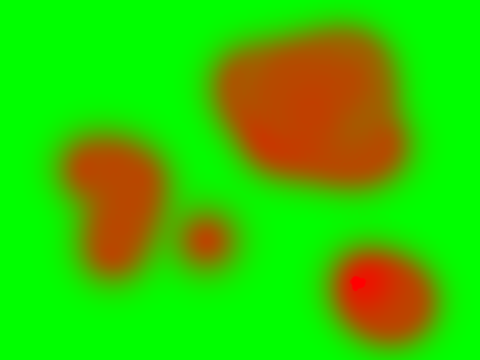
%> input picture P9Condensation/abstract.png, 480 x 360 px
$ octave --eval "result = Practical9a;"   (GNU Octave 9; MATLAB toolbox functions it lacks are replaced by stand-ins)
%> lines starting %> are read from the running program, lines starting %| are printed output that depends on the picture
function r = Practical9a
% Overall, you should learn how to use the Condensation algorithm in this
% practical.
%
% Part a: Factored Sampling
% This part is mostly illustrative, so you just have a few TODO's.
% Condensation is actually Factored Sampling, but applied iteratively to
% a sequence of observations, and incorporating a motion model. So here,
% time will essentially stand still: given a SINGLE set of "observations",
% can you estimate the posterior probabilities?
% Observations will be simulated: The real 2D distribution we would like
% to estimate is the red channel of an abstract image (provided). But
% pretend you can't look at the whole image, and can only take measurements
% here and there.
% Below, you have the code for factored sampling, but note the comment
% "Loop from here". Looping will only be needed in Part b because we will have a
% changing state, so each loop will advance from t to t+1. Here, you can
% abuse factored sampling a little, and loop "in place". If time were
% advancing and you had a real motion model, that would be Condensation.
% Observe: when you do this factored REsampling, more of the particles
% should be landing near the peaks in the distribution.


img = double(imread( 'abstract.png' ));
MeasurementsComprehensive = img(:,:,1);
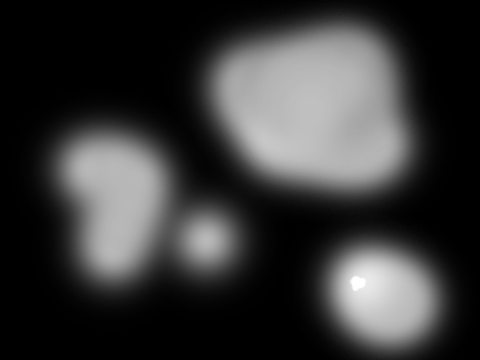
%> MeasurementsComprehensive: size 360x480 double; min 0, max 255, mean 55.5
imagesc(MeasurementsComprehensive/255)
colormap(gray);
[imgHeight, imgWidth, colors] = size( img );
%> imgHeight = 360; imgWidth = 480; colors = 3

numParticles = 50;
weight_of_samples = ones(numParticles,1);

% TO DO: normalize the weights (may be trivial this time)
weight_of_samples = weight_of_samples / sum(weight_of_samples);

% Initialize which samples from "last time" we want to propagate: all of
% them!:
samples_to_propagate = [1:numParticles]';


numDims_w = 2;
% Here we randomly initialize some particles throughout the space of w.
% The positions of such particles are quite close to the known initial
% position:
particles_old = rand( numParticles, numDims_w);
particles_old(:,1) = particles_old(:,1) * imgHeight;
particles_old(:,2) = particles_old(:,2) * imgWidth;

hImg = figure;
hSamps = figure;


iTime = 0;
% $$$$$$$$$$$$$$$$$$$$$$$$$$$$$$$$$$$$$$$$$$$$$$$$$$$$$$$$$$$$$$$$$$
% $$$$$$$$$$$$$$$$$$$$$$$$$$$$$$$$$$$$$$$$$$$$$$$$$$$$$$$$$$$$$$$$$$
% After going through the following code once, you can
%       "Loop from here", to the bottom, to see what factored REsampling
%       would look like.
iTime = iTime + 1;

% TO DO: compute the cumulative sume of the weights. You could refer to
% the MATLAB built-in function 'cumsum'.
cum_hist_of_weights = cumsum(weight_of_samples);


% ==============================================================
% Resample the old distribution (at time t-1), favoring samples that had
% a higher posterior probability.
% ==============================================================
samples_to_propagate = zeros(numParticles,1);

% Pick random thresholds (numParticles X 1 matrix) in the cumulative
% probability's range [0,1]:
some_threshes = rand(numParticles,1);


% For each random threshold, find which sample in the ordered set is the
% first one to push the cumulative probability above that threshold.
% E.g. if the cumulative histogram goes from 0.23 to 0.26 between the 17th
% and 18th samples in the old distribution, and the threshold is 0.234,
% then we'll want to propagate the 18th sample's w (i.e. particle #18).
for (sampNum = 1:numParticles)
    thresh = some_threshes(sampNum);
    for (index = 1:numParticles)
        if( cum_hist_of_weights(index) > thresh )
            break;
        end;
    end;
    samples_to_propagate(sampNum) = index;
end;
% Note: it's ok if some of the old particles get picked repeatedly, while
% others don't get picked at all.


% =================================================
% Visualize
% =================================================
set(0,'CurrentFigure',hSamps)
set(gcf,'Position',[23 125 640 480]);
set(gcf,'Color',[1 1 1]);
set(gca,'Box','Off');
title('Cumulative histogram of probabilities for sorted list of particles');
plot(zeros(numParticles,1), some_threshes,'b.','MarkerSize',15);
hold on;
plot([1:numParticles], cum_hist_of_weights, 'ro-', 'MarkerSize',3);
which_sample_ids = unique(samples_to_propagate);
how_many_of_each = histc(samples_to_propagate, unique(samples_to_propagate));
for( k=1:size(which_sample_ids,1) )
    plot( which_sample_ids(k), 0, 'bo-', 'MarkerSize', 3 * how_many_of_each(k) )
end;
xlabel(sprintf( 'Indeces of all available samples, with larger blue circles for frequently re-sampled particles\n(Iteration %d)', iTime));
ylabel('Cumulative probability');
hold off
xlim([0 numParticles]);ylim([0 1]);
% =================================================
% =================================================


% Predict where the particles we plucked from the old distribution of
% state-space will go in the next time-step. This means we have to apply
% the motion model to each old sample.

particles_new = zeros( size(particles_old) );
for (particleNum = 1:numParticles)
    % TO DO: Incorporate some noise, e.g. Gaussian noise with std 10,
    % into the current location (particles_old), to give a Brownian
    % motion model.
    noise = [randn * 10, randn * 10];
    particles_new(particleNum,:) = particles_old( samples_to_propagate(particleNum),: ) + noise;
end;


set(0,'CurrentFigure',hImg)
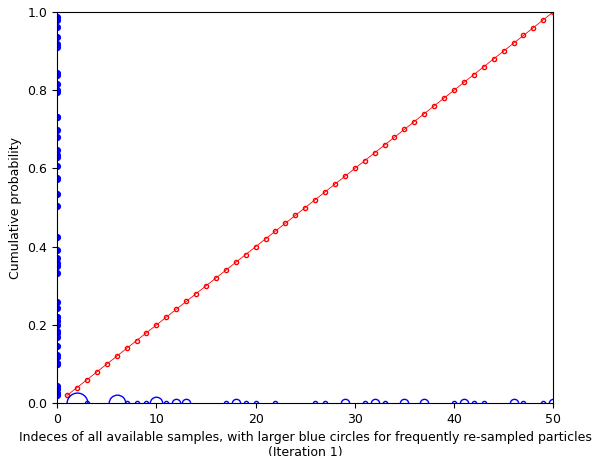
%> figure redrawn from the program's plot data; curve peaks at x = 50, y = 1
imagesc(MeasurementsComprehensive/255)
colormap(gray);
set(gcf,'Position',[23 125 640 480]);
set(gcf,'Color',[1 1 1]);
title(sprintf( 'Particles projected to measurement-space\n(Iteration %d)', iTime));
hold on
plot(particles_new(:,2), particles_new(:,1), 'rx')
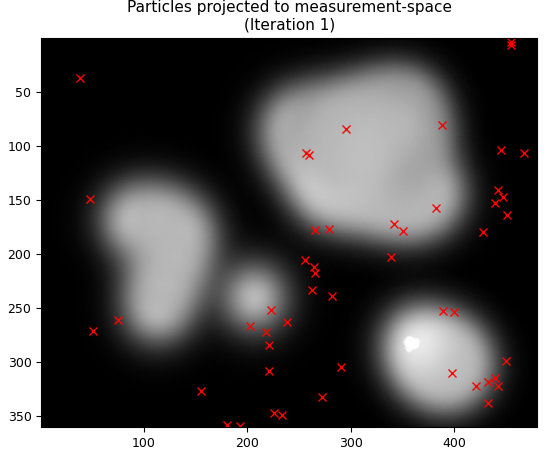
%> figure redrawn from the program's plot data
hold off


% From here we incorporate the sensor measurement for the new state (time t):
% The new particles, accompanied with predicted locations in world state-space
% for time t, are missing their weights: how well does each particle
% explain the observation x_t?
for (particleNum = 1:numParticles)

    % Convert the particle from state-space w to measurement-space x:
    % Note: It is trivial in this case because both are in 2D space of image
    % coordinates

    % Within the loop, we evaluate the likelihood of each particle:
    particle = particles_new(particleNum,:);
    % Check that the predicted location is a place we can really evaluate
    % the likelihood.
    inFrame = particle(1) >= 1.0   &&  particle(1) <= imgHeight && ...
            particle(2) >= 1.0   &&  particle(2) <= imgWidth;
    if( inFrame )
        weight_of_samples(particleNum) = ...
            interp2( MeasurementsComprehensive, ...
            particles_new(particleNum,2), particles_new(particleNum,1) );
    else
        weight_of_samples(particleNum) = 0.0;
    end;

end;
%> after the loop, weight_of_samples = 50 values, max 192 at index 30, min 0 at index 3, mean 55.54

% TO DO: normalize the weights
weight_of_samples = weight_of_samples / sum(weight_of_samples);
%> weight_of_samples = 50 values, max 0.0691 at index 30, min 0 at index 3, mean 0.02


% Now we're done updating the state for time t.
% For Condensation, just clean up and prepare for the next round of
% predictions and measurements:
particles_old = particles_new;
clear particles_new;
%> (the run ends here)
